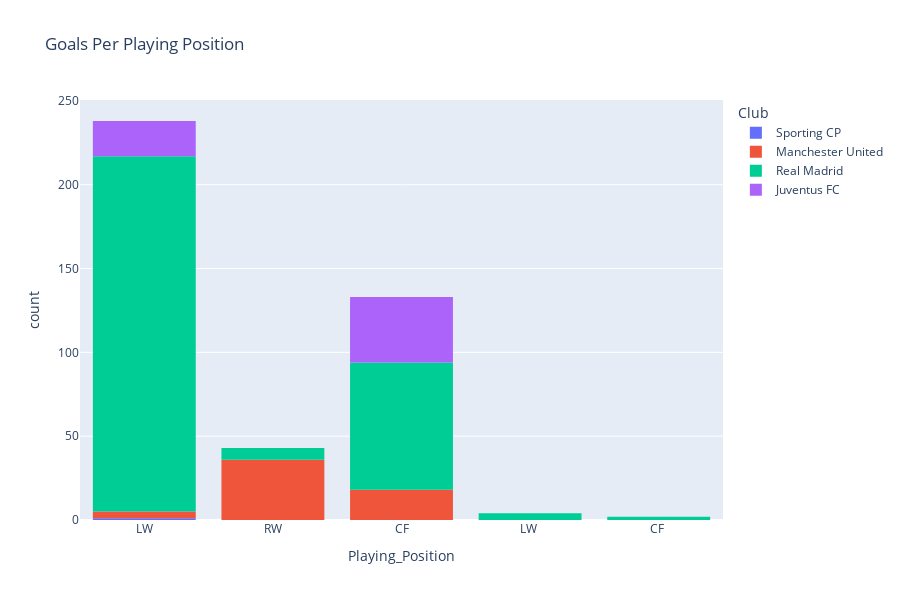

Source (notebook cell):
### Markdown cell above
# 5.4 Check Goals Per Playing Position

### Code cell
px.histogram(df,x="Playing_Position",title="Goals Per Playing Position",
             log_x=False,log_y=False,
             height=600,
             color="Club",
             hover_name="Club",
             hover_data=["Playing_Position","Competition","Season","Club"])

### Figure 1 — Plotly figure (JSON) as saved in the notebook; plotly's stock layout.template omitted (floating-point values rounded to 4 significant figures; data arrays with more than 128 entries replaced by an {"elided": "..."} marker saying what was removed)
{"data": [{"alignmentgroup": "True", "bingroup": "x", "hovertemplate": "Club=Sporting CP<br>Playing_Position=%{x}<br>count=%{y}<extra></extra>", "legendgroup": "Sporting CP", "marker": {"color": "#636efa", "pattern": {"shape": ""}}, "name": "Sporting CP", "offsetgroup": "Sporting CP", "orientation": "v", "showlegend": true, "type": "histogram", "x": ["LW"], "xaxis": "x", "yaxis": "y"}, {"alignmentgroup": "True", "bingroup": "x", "hovertemplate": "Club=Manchester United<br>Playing_Position=%{x}<br>count=%{y}<extra></extra>", "legendgroup": "Manchester United", "marker": {"color": "#EF553B", "pattern": {"shape": ""}}, "name": "Manchester United", "offsetgroup": "Manchester United", "orientation": "v", "showlegend": true, "type": "histogram", "x": ["RW", "RW", "RW", "RW", "RW", "RW", "RW", "RW", "RW", "RW", "RW", "RW", "RW", "RW", "RW", "RW", "RW", "RW", "RW", "RW", "RW", "RW", "RW", "RW", "RW", "RW", "RW", "LW", "RW", "RW", "RW", "RW", "RW", "LW", "LW", "LW", "CF", "RW", "RW", "RW", "RW", "CF", "CF", "CF", "CF", "CF", "CF", "CF", "CF", "CF", "CF", "CF", "CF", "CF", "CF", "CF", "CF", "CF"], "xaxis": "x", "yaxis": "y"}, {"alignmentgroup": "True", "bingroup": "x", "hovertemplate": "Club=Real Madrid<br>Playing_Position=%{x}<br>count=%{y}<extra></extra>", "legendgroup": "Real Madrid", "marker": {"color": "#00cc96", "pattern": {"shape": ""}}, "name": "Real Madrid", "offsetgroup": "Real Madrid", "orientation": "v", "showlegend": true, "type": "histogram", "x": {"elided": "301 str values"}, "xaxis": "x", "yaxis": "y"}, {"alignmentgroup": "True", "bingroup": "x", "hovertemplate": "Club=Juventus FC<br>Playing_Position=%{x}<br>count=%{y}<extra></extra>", "legendgroup": "Juventus FC", "marker": {"color": "#ab63fa", "pattern": {"shape": ""}}, "name": "Juventus FC", "offsetgroup": "Juventus FC", "orientation": "v", "showlegend": true, "type": "histogram", "x": ["CF", "LW", "CF", "CF", "CF", "CF", "LW", "LW", "LW", "LW", "LW", "LW", "CF", "CF", "LW", "LW", "CF", "CF", "LW", "CF", "CF", "CF", "CF", "CF", "LW", "CF", "CF", "CF", "LW", "LW", "LW", "LW", "LW", "LW", "LW", "LW", "LW", "CF", "CF", "CF", "LW", "CF", "CF", "CF", "CF", "CF", "CF", "CF", "CF", "CF", "CF", "CF", "CF", "CF", "CF", "CF", "CF", "CF", "CF", "CF"], "xaxis": "x", "yaxis": "y"}], "layout": {"barmode": "relative", "height": 600, "legend": {"title": {"text": "Club"}, "tracegroupgap": 0}, "title": {"text": "Goals Per Playing Position"}, "xaxis": {"anchor": "y", "domain": [0, 1], "title": {"text": "Playing_Position"}}, "yaxis": {"anchor": "x", "domain": [0, 1], "title": {"text": "count"}}}}
